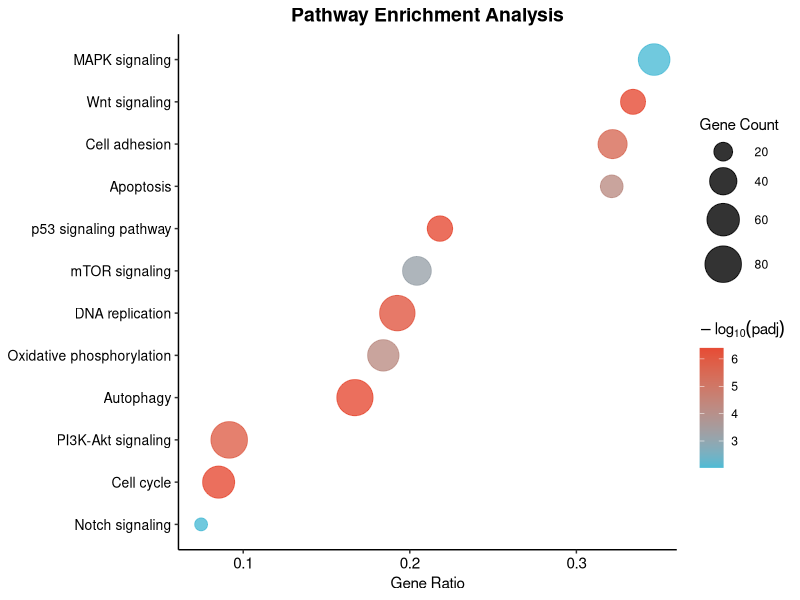
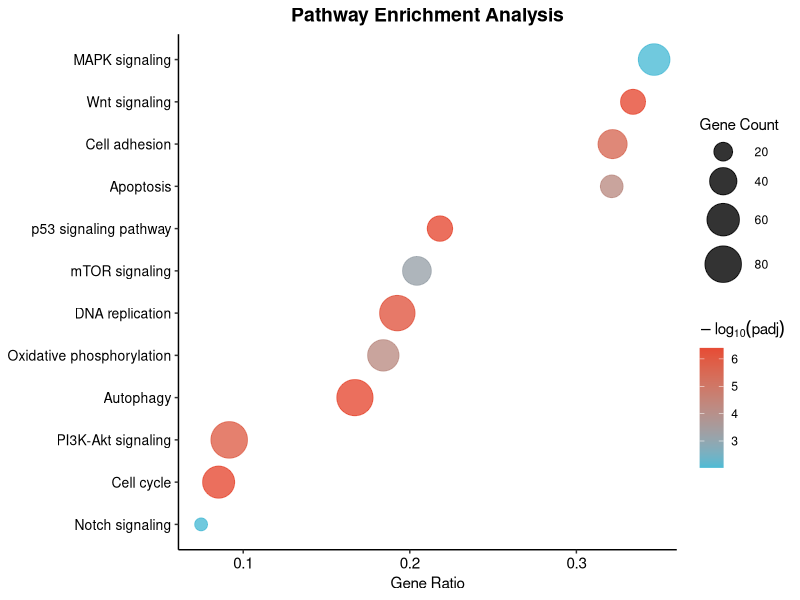
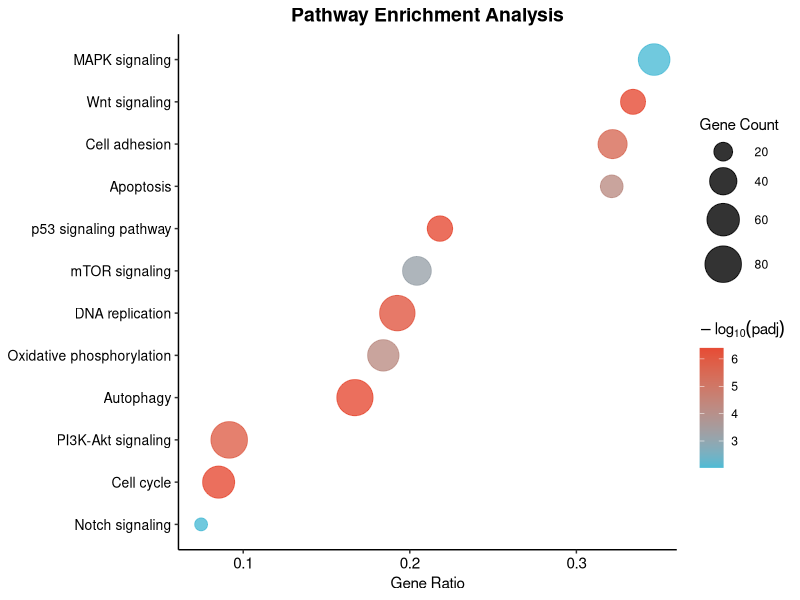
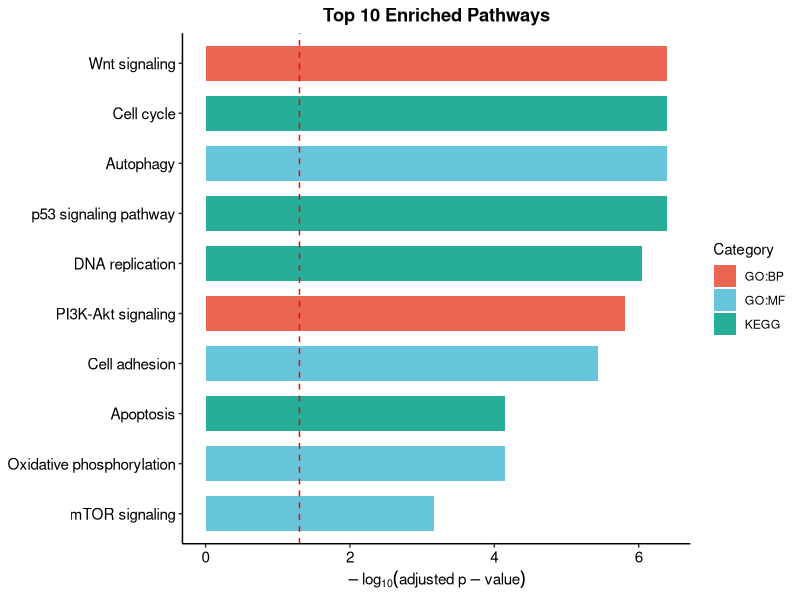
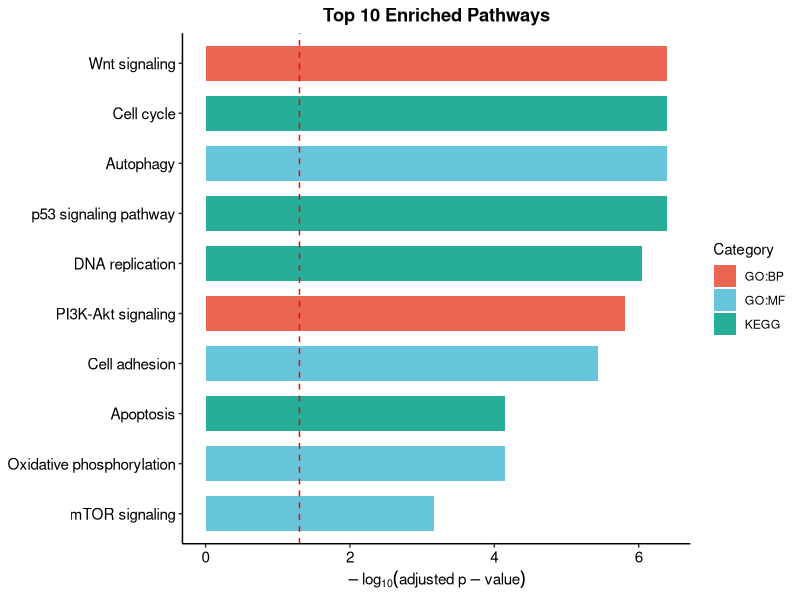
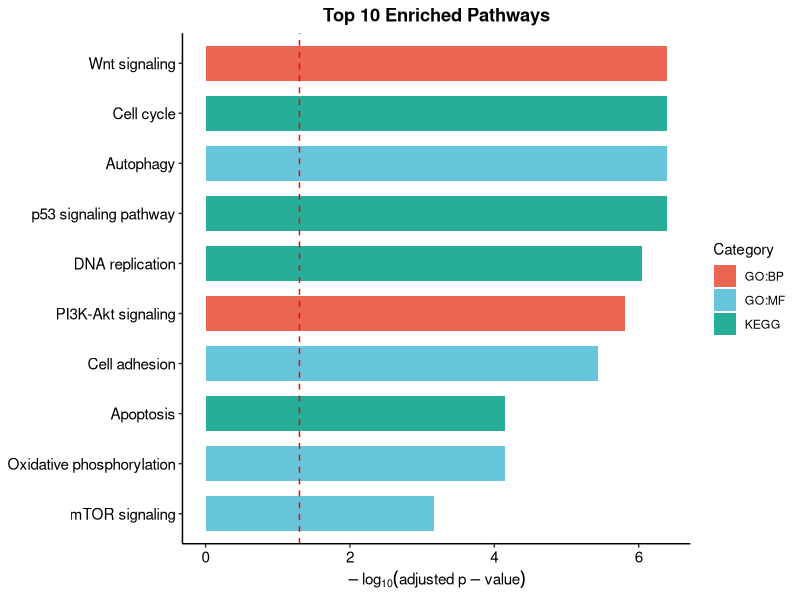
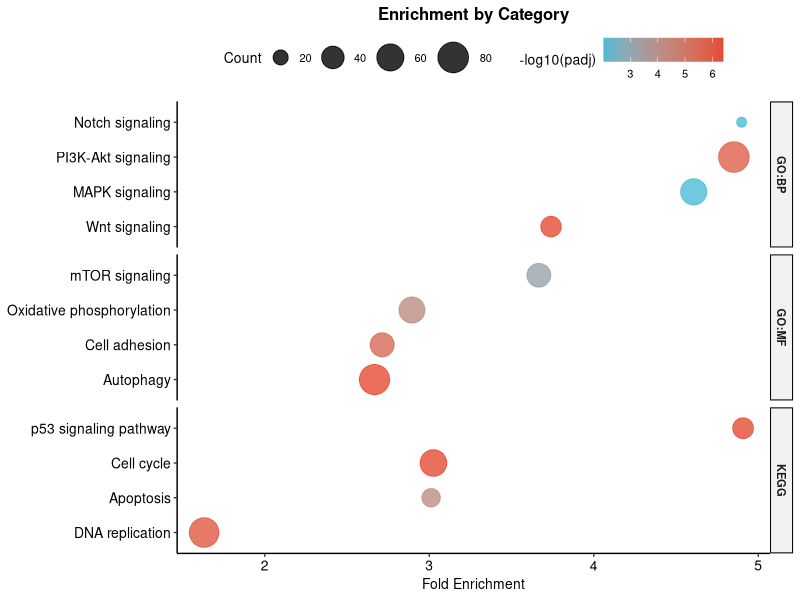
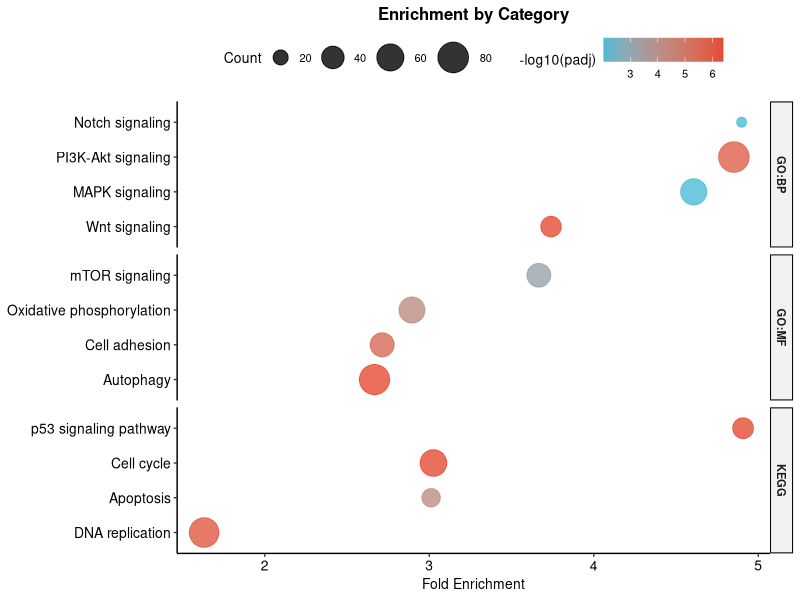

The R source for these figures, in order:
# ============================================================
# BioViz Pro - GO/KEGG 富集分析图模板
# 用途：展示功能富集分析结果（气泡图、柱状图）
# ============================================================

library(ggplot2)
library(ggsci)
library(ggpubr)
library(svglite)
library(dplyr)

# 发表级保存函数
save_publication_figure <- function(plot_obj, filename, width = 8, height = 6, 
                                     dpi = 300, output_dir = "figures") {
  if (!dir.exists(output_dir)) dir.create(output_dir, recursive = TRUE)
  ggsave(file.path(output_dir, paste0(filename, ".svg")),
         plot_obj, width = width, height = height, device = svglite::svglite)
  ggsave(file.path(output_dir, paste0(filename, ".png")),
         plot_obj, width = width, height = height, dpi = dpi, bg = "white")
  ggsave(file.path(output_dir, paste0(filename, ".pdf")),
         plot_obj, width = width, height = height, device = cairo_pdf)
  message(paste0("✅ 图形已保存: ", output_dir, "/", filename))
}

# 模拟GO/KEGG富集数据
set.seed(42)
enrichment_data <- data.frame(
  Term = c("Cell cycle", "DNA replication", "p53 signaling pathway",
           "Apoptosis", "PI3K-Akt signaling", "MAPK signaling",
           "Wnt signaling", "Notch signaling", "mTOR signaling",
           "Autophagy", "Cell adhesion", "Oxidative phosphorylation"),
  Category = rep(c("KEGG", "GO:BP", "GO:MF"), each = 4),
  Count = sample(10:80, 12),
  GeneRatio = runif(12, 0.05, 0.35),
  pvalue = 10^(-runif(12, 2, 8)),
  FoldEnrichment = runif(12, 1.5, 5)
)
enrichment_data$padj <- p.adjust(enrichment_data$pvalue, method = "BH")
enrichment_data <- enrichment_data %>% arrange(padj)

# ============ 1. 气泡图（Bubble Plot）============
bubble_plot <- ggplot(enrichment_data, 
                       aes(x = GeneRatio, y = reorder(Term, GeneRatio))) +
  geom_point(aes(size = Count, color = -log10(padj)), alpha = 0.8) +
  scale_color_gradient(low = "#4DBBD5", high = "#E64B35",
                       name = expression(-log[10](padj))) +
  scale_size_continuous(range = c(4, 12), name = "Gene Count") +
  labs(title = "Pathway Enrichment Analysis",
       x = "Gene Ratio", y = NULL) +
  theme_pubr(base_size = 11) +
  theme(plot.title = element_text(hjust = 0.5, face = "bold", size = 14),
        axis.text.y = element_text(size = 10),
        legend.position = "right")

save_publication_figure(bubble_plot, "enrichment_bubble", width = 9, height = 7)

# ============ 2. 柱状图（按-log10(padj)排序）============
barplot_enrich <- ggplot(enrichment_data %>% head(10), 
                          aes(x = reorder(Term, -log10(padj)), y = -log10(padj))) +
  geom_bar(stat = "identity", aes(fill = Category), alpha = 0.85, width = 0.7) +
  scale_fill_npg() +
  coord_flip() +
  geom_hline(yintercept = -log10(0.05), linetype = "dashed", color = "red") +
  labs(title = "Top 10 Enriched Pathways",
       x = NULL, y = expression(-log[10](adjusted~p-value))) +
  theme_pubr(base_size = 11) +
  theme(plot.title = element_text(hjust = 0.5, face = "bold"),
        legend.position = "right")

save_publication_figure(barplot_enrich, "enrichment_barplot", width = 9, height = 6)

# ============ 3. 分面气泡图（按类别分组）============
facet_bubble <- ggplot(enrichment_data, 
                        aes(x = FoldEnrichment, y = reorder(Term, FoldEnrichment))) +
  geom_point(aes(size = Count, color = -log10(padj)), alpha = 0.8) +
  facet_grid(Category ~ ., scales = "free_y", space = "free_y") +
  scale_color_gradient(low = "#4DBBD5", high = "#E64B35") +
  scale_size_continuous(range = c(3, 10)) +
  labs(title = "Enrichment by Category", x = "Fold Enrichment", y = NULL) +
  theme_pubr(base_size = 10) +
  theme(plot.title = element_text(hjust = 0.5, face = "bold"),
        strip.text = element_text(face = "bold"))

save_publication_figure(facet_bubble, "enrichment_facet", width = 10, height = 8)

message("
╔════════════════════════════════════════════════════════════╗
║  富集分析图绑制完成！                                      ║
║  - enrichment_bubble: 气泡图                               ║
║  - enrichment_barplot: 柱状图                              ║
║  - enrichment_facet: 分面气泡图                            ║
╚════════════════════════════════════════════════════════════╝
")
